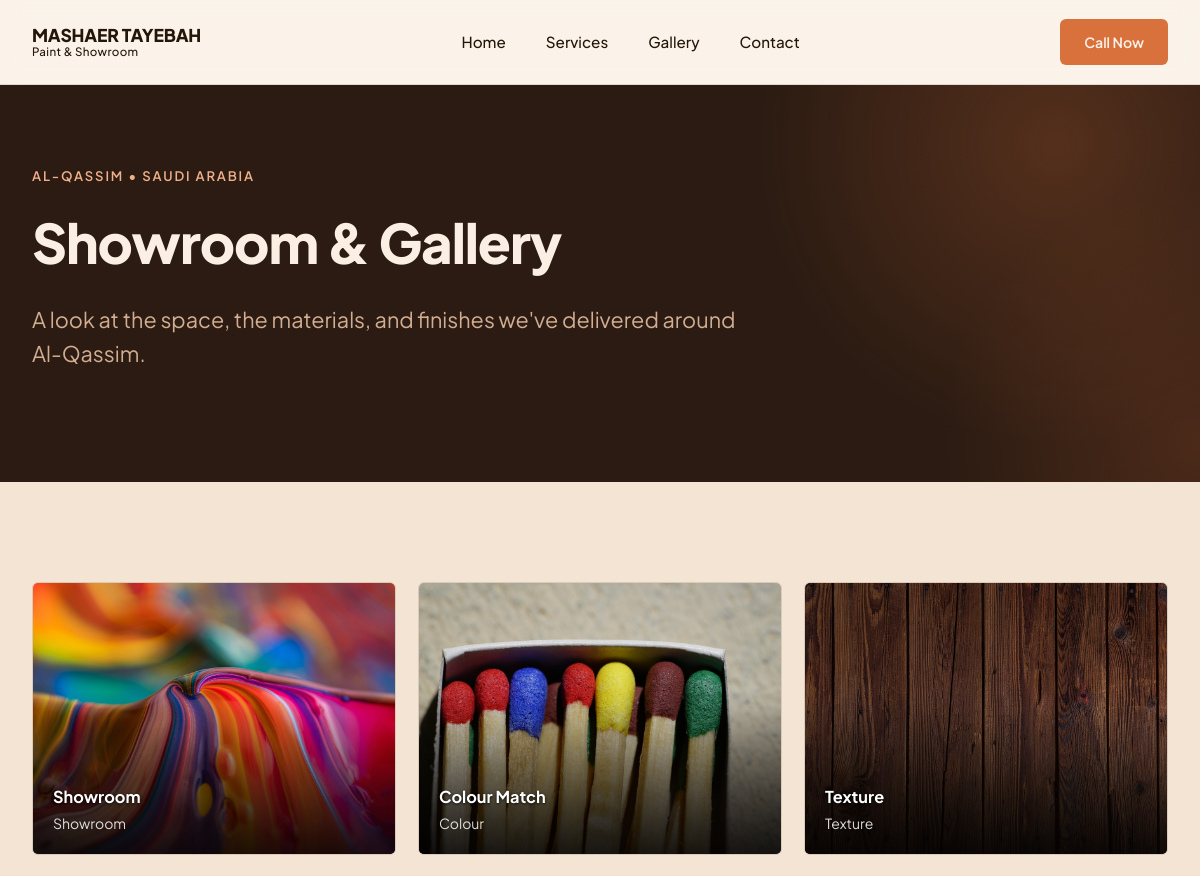
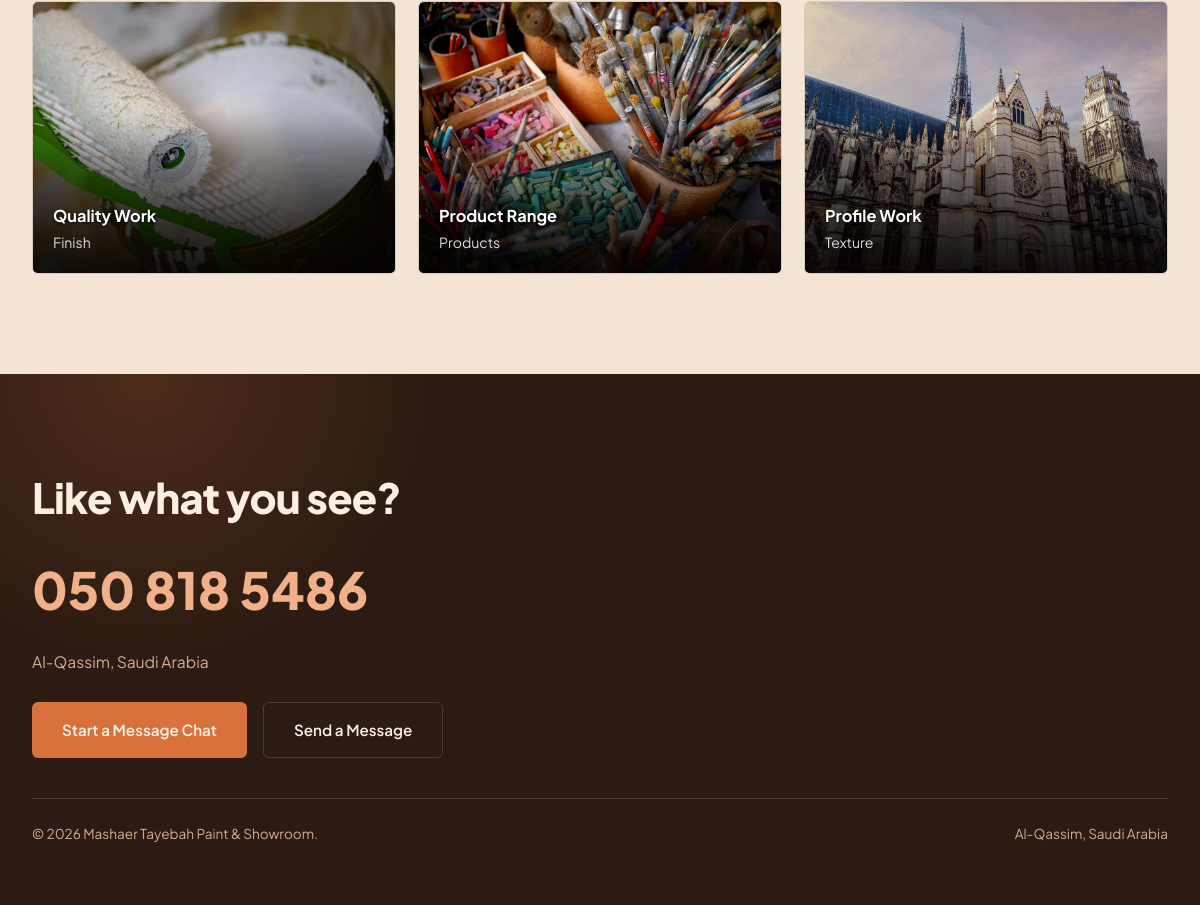
/gallery.php, run on the app's committed database (2 pictures, top to bottom).
### tables this page shows
CREATE TABLE gallery (
    id INT AUTO_INCREMENT PRIMARY KEY,
    title VARCHAR(150) NOT NULL,
    category VARCHAR(100) NOT NULL,
    image_url VARCHAR(255) NOT NULL
);

### gallery.php (the view, shortened to what this page needs)
<?php
require_once 'db.php';
$gallery = [];
$gallery_result = mysqli_query($conn, "SELECT * FROM gallery ORDER BY id ASC");
while ($row = mysqli_fetch_assoc($gallery_result)) {
    $gallery[] = $row;
}
$gallery_textures = ['tex-1', 'tex-2', 'tex-3', 'tex-4', 'tex-5', 'tex-6'];
?>
<!DOCTYPE html>
<html lang="en">
<head>
<link rel="stylesheet" href="style.css">
</head>
<body>
<nav class="navbar">
    <div class="container">
        <a href="index.php" class="nav-logo">
            <span class="name">MASHAER TAYEBAH</span>
            <span class="tag">Paint &amp; Showroom</span>
        </a>
        <ul class="nav-links" id="navLinks">
            <li><a href="index.php">Home</a></li>
            <li><a href="services.php">Services</a></li>
            <li><a href="gallery.php" class="active">Gallery</a></li>
            <li><a href="contact.php">Contact</a></li>
        </ul>
        <div class="nav-cta">
            <a href="tel:0508185486" class="btn btn-gold">Call Now</a>
        </div>
    </div>
</nav>
<section class="hero" style="padding:80px 0 70px;">
    <div class="container" style="display:block;">
        <div class="hero-subtitle">AL-QASSIM • SAUDI ARABIA</div>
        <h1 style="max-width:16ch; font-size:clamp(2.2rem, 5vw, 3.4rem);">Showroom &amp; Gallery</h1>
        <p class="hero-lead">A look at the space, the materials, and finishes we've delivered around Al-Qassim.</p>
    </div>
</section>
<section class="gallery">
    <div class="container">
        <div class="gallery-grid">
            <?php foreach ($gallery as $index => $item): ?>
            <?php
                $img_path = 'images/' . $item['image_url'];
                $has_real_image = file_exists(__DIR__ . '/' . $img_path);
            ?>
            <div class="gallery-item">
                <div class="gallery-img <?= $has_real_image ? '' : $gallery_textures[$index % count($gallery_textures)] ?>"
                     <?php if ($has_real_image): ?>style="background-image:url('<?= htmlspecialchars($img_path) ?>');"<?php endif; ?>></div>
                <div class="item-info">
                    <div class="item-title"><?= htmlspecialchars($item['title']) ?></div>
                    <div class="item-cat"><?= htmlspecialchars($item['category']) ?></div>
                </div>
            </div>
            <?php endforeach; ?>
        </div>
    </div>
</section>
<section class="contact-cta" id="contact">
    <div class="container">
        <div class="contact-top" style="border-bottom:none; padding-bottom:0;">
            <div>
                <h2>Like what you see?</h2>
                <a href="tel:0508185486" class="contact-phone">050 818 5486</a>
                <p class="contact-location">Al-Qassim, Saudi Arabia</p>
                <div class="hero-actions" style="margin-top:28px;">
                    <a href="https://wa.me/9660508185486" class="btn btn-gold">Start a Message Chat</a>
                    <a href="contact.php" class="btn btn-outline">Send a Message</a>
                </div>
            </div>
        </div>
        <div class="footer-bottom" style="border-top:1px solid var(--border-dark); margin-top:40px; padding-top:24px;">
            <span>&copy; <?= date('Y') ?> Mashaer Tayebah Paint &amp; Showroom.</span>
            <span>Al-Qassim, Saudi Arabia</span>
        </div>
    </div>
</section>
</body>
</html>

### data on the page
gallery: image_url (picture), title "Showroom", category "Showroom"
gallery: image_url (picture), title "Colour Match", category "Colour"
gallery: image_url (picture), title "Texture", category "Texture"
gallery: image_url (picture), title "Quality Work", category "Finish"
gallery: image_url (picture), title "Product Range", category "Products"
gallery: image_url (picture), title "Profile Work", category "Texture"
